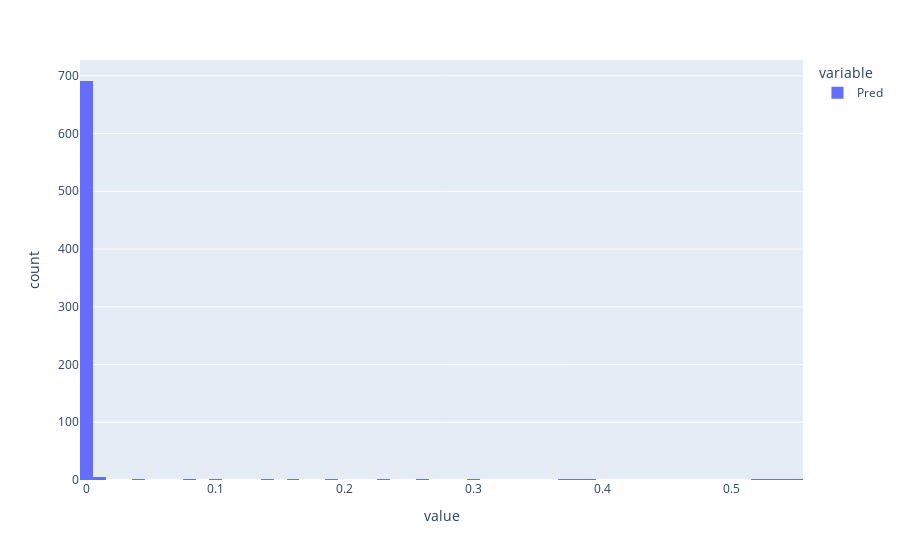

This figure's notebook cell:
### Code cell
px.histogram(df["Pred"])

### Figure 1 — Plotly figure (JSON) as saved in the notebook; plotly's stock layout.template omitted (floating-point values rounded to 4 significant figures; data arrays with more than 128 entries replaced by an {"elided": "..."} marker saying what was removed)
{"data": [{"alignmentgroup": "True", "bingroup": "x", "hovertemplate": "variable=Pred<br>value=%{x}<br>count=%{y}<extra></extra>", "legendgroup": "Pred", "marker": {"color": "#636efa", "pattern": {"shape": ""}}, "name": "Pred", "offsetgroup": "Pred", "orientation": "v", "showlegend": true, "type": "histogram", "x": {"elided": "712 float values"}, "xaxis": "x", "yaxis": "y"}], "layout": {"barmode": "relative", "legend": {"title": {"text": "variable"}, "tracegroupgap": 0}, "margin": {"t": 60}, "xaxis": {"anchor": "y", "domain": [0, 1], "title": {"text": "value"}}, "yaxis": {"anchor": "x", "domain": [0, 1], "title": {"text": "count"}}}}
